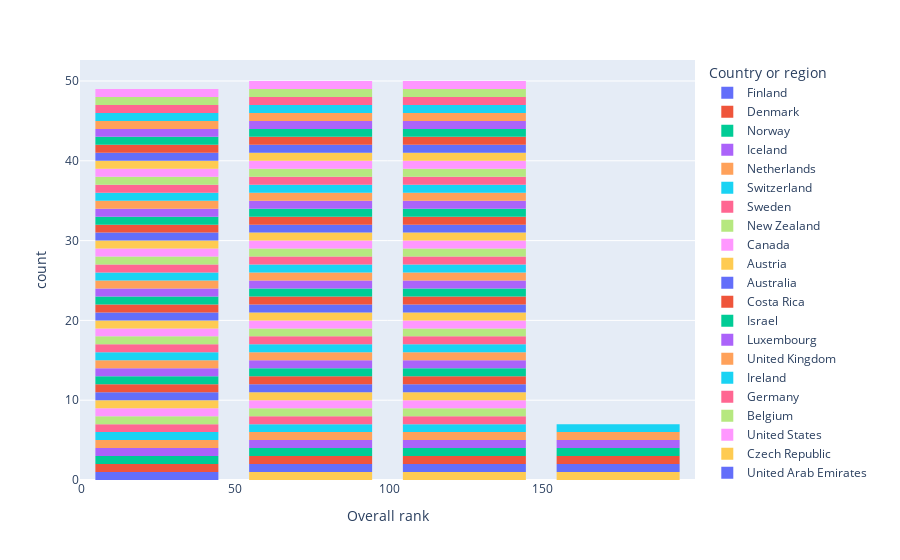

The notebook cell this image was saved under:
### Code cell
fig = px.histogram(happy.sort_values(ascending=True, by='Overall rank'), 
                   x='Overall rank',
                   color='Country or region',
                   nbins=4
                  )

fig.update_layout(bargap=0.2)
fig.show()
